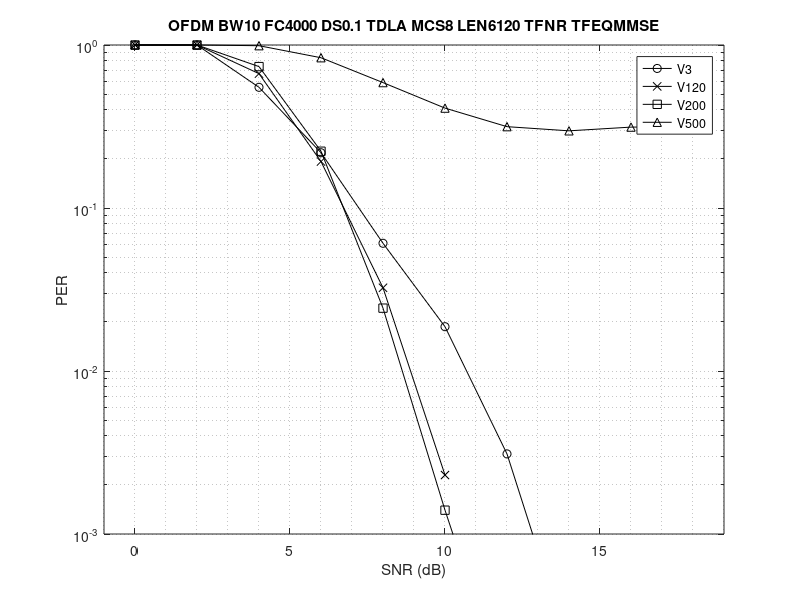
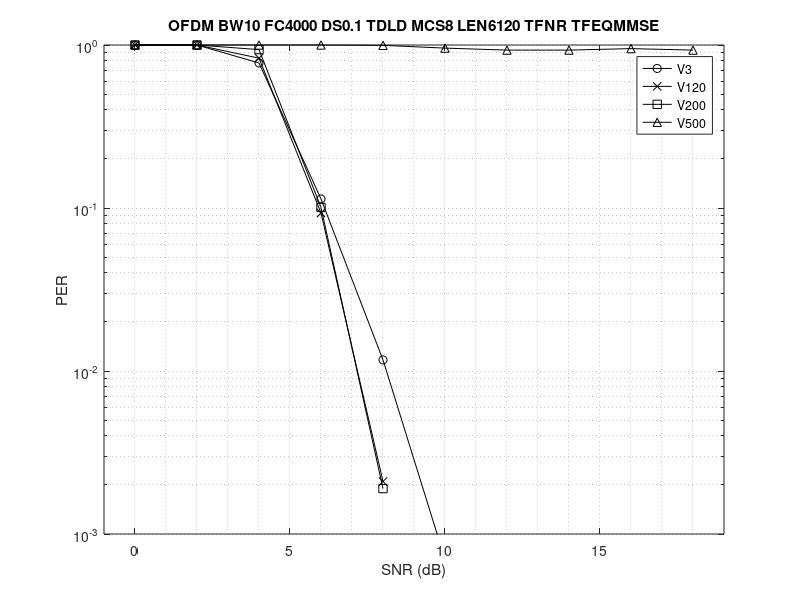
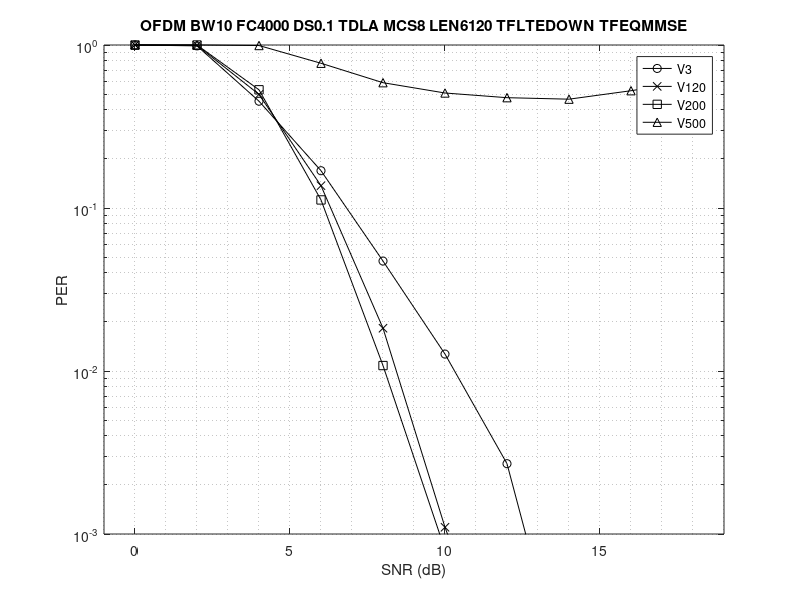
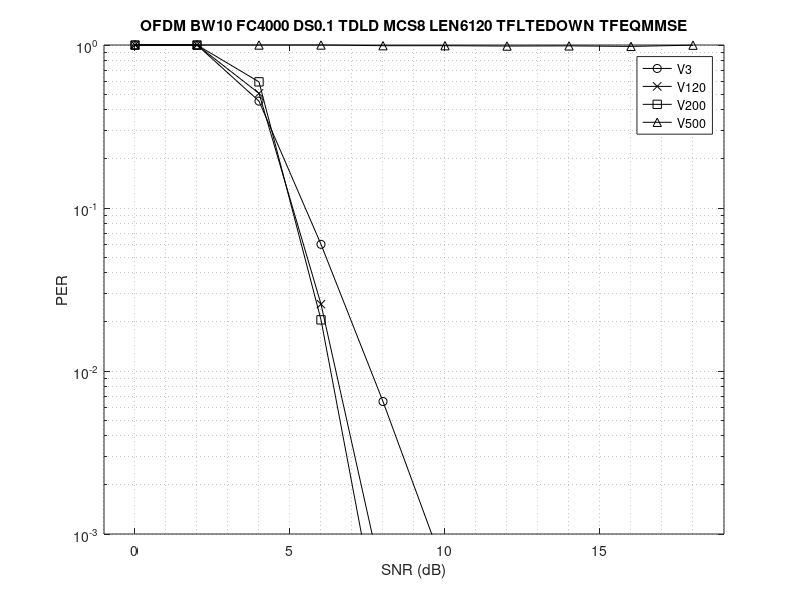

Source code (MATLAB) for these figures, in order:
% simulator: new_wave_test_r3
% commit: caa3e60

% RUNNING CASE: OFDM BW10 FC4000 V3 DS0.1 TDLA MCS8 LEN6120 SIM10000 SNR0 TFNR TFEQMMSE
per_case01 = [ ...
  0.0        401   1.000000
  2.0        401   1.000000
  4.0        729   0.550069
  6.0       1837   0.218291
  8.0       6601   0.060748
 10.0      10000   0.018700
 12.0      10000   0.003100
 14.0      10000   0.000200
 16.0      10000   0.000100];

% RUNNING CASE: OFDM BW10 FC4000 V120 DS0.1 TDLA MCS8 LEN6120 SIM10000 SNR0 TFNR TFEQMMSE
per_case02 = [ ...
  0.0        401   1.000000
  2.0        401   1.000000
  4.0        601   0.667221
  6.0       2080   0.192788
  8.0      10000   0.032400
 10.0      10000   0.002300
 12.0      10000   0.000000];

% RUNNING CASE: OFDM BW10 FC4000 V200 DS0.1 TDLA MCS8 LEN6120 SIM10000 SNR0 TFNR TFEQMMSE
per_case03 = [ ...
  0.0        401   1.000000
  2.0        401   1.000000
  4.0        544   0.737132
  6.0       1798   0.223026
  8.0      10000   0.024300
 10.0      10000   0.001400
 12.0      10000   0.000100];

% RUNNING CASE: OFDM BW10 FC4000 V500 DS0.1 TDLA MCS8 LEN6120 SIM10000 SNR0 TFNR TFEQMMSE
per_case04 = [ ...
  0.0        401   1.000000
  2.0        401   1.000000
  4.0        405   0.990123
  6.0        480   0.835417
  8.0        682   0.587977
 10.0        978   0.410020
 12.0       1271   0.315500
 14.0       1348   0.297478
 16.0       1279   0.313526
 18.0       1272   0.315252];

% RUNNING CASE: OFDM BW10 FC4000 V3 DS0.1 TDLD MCS8 LEN6120 SIM10000 SNR0 TFNR TFEQMMSE
per_case05 = [ ...
  0.0        401   1.000000
  2.0        401   1.000000
  4.0        517   0.775629
  6.0       3529   0.113630
  8.0      10000   0.011700
 10.0      10000   0.000700];

% RUNNING CASE: OFDM BW10 FC4000 V120 DS0.1 TDLD MCS8 LEN6120 SIM10000 SNR0 TFNR TFEQMMSE
per_case06 = [ ...
  0.0        401   1.000000
  2.0        401   1.000000
  4.0        483   0.830228
  6.0       4305   0.093148
  8.0      10000   0.002100
 10.0      10000   0.000000];

% RUNNING CASE: OFDM BW10 FC4000 V200 DS0.1 TDLD MCS8 LEN6120 SIM10000 SNR0 TFNR TFEQMMSE
per_case07 = [ ...
  0.0        401   1.000000
  2.0        401   1.000000
  4.0        428   0.936916
  6.0       3979   0.100779
  8.0      10000   0.001900
 10.0      10000   0.000000];

% RUNNING CASE: OFDM BW10 FC4000 V500 DS0.1 TDLD MCS8 LEN6120 SIM10000 SNR0 TFNR TFEQMMSE
per_case08 = [ ...
  0.0        401   1.000000
  2.0        401   1.000000
  4.0        401   1.000000
  6.0        401   1.000000
  8.0        403   0.995037
 10.0        419   0.957041
 12.0        431   0.930394
 14.0        431   0.930394
 16.0        422   0.950237
 18.0        431   0.930394];

% RUNNING CASE: OFDM BW10 FC4000 V3 DS0.1 TDLA MCS8 LEN6120 SIM10000 SNR0 TFLTEDOWN TFEQMMSE
per_case09 = [ ...
  0.0        401   1.000000
  2.0        406   0.987685
  4.0        887   0.452086
  6.0       2368   0.169341
  8.0       8483   0.047271
 10.0      10000   0.012700
 12.0      10000   0.002700
 14.0      10000   0.000100];

% RUNNING CASE: OFDM BW10 FC4000 V120 DS0.1 TDLA MCS8 LEN6120 SIM10000 SNR0 TFLTEDOWN TFEQMMSE
per_case10 = [ ...
  0.0        401   1.000000
  2.0        403   0.995037
  4.0        806   0.497519
  6.0       2926   0.137047
  8.0      10000   0.018300
 10.0      10000   0.001100
 12.0      10000   0.000100];

% RUNNING CASE: OFDM BW10 FC4000 V200 DS0.1 TDLA MCS8 LEN6120 SIM10000 SNR0 TFLTEDOWN TFEQMMSE
per_case11 = [ ...
  0.0        401   1.000000
  2.0        401   1.000000
  4.0        755   0.531126
  6.0       3578   0.112074
  8.0      10000   0.010800
 10.0      10000   0.000800];

% RUNNING CASE: OFDM BW10 FC4000 V500 DS0.1 TDLA MCS8 LEN6120 SIM10000 SNR0 TFLTEDOWN TFEQMMSE
per_case12 = [ ...
  0.0        401   1.000000
  2.0        401   1.000000
  4.0        404   0.992574
  6.0        519   0.772640
  8.0        683   0.587116
 10.0        790   0.507595
 12.0        844   0.475118
 14.0        862   0.465197
 16.0        765   0.524183
 18.0        663   0.604827];

% RUNNING CASE: OFDM BW10 FC4000 V3 DS0.1 TDLD MCS8 LEN6120 SIM10000 SNR0 TFLTEDOWN TFEQMMSE
per_case13 = [ ...
  0.0        401   1.000000
  2.0        401   1.000000
  4.0        886   0.452596
  6.0       6699   0.059860
  8.0      10000   0.006500
 10.0      10000   0.000600];

% RUNNING CASE: OFDM BW10 FC4000 V120 DS0.1 TDLD MCS8 LEN6120 SIM10000 SNR0 TFLTEDOWN TFEQMMSE
per_case14 = [ ...
  0.0        401   1.000000
  2.0        401   1.000000
  4.0        794   0.505038
  6.0      10000   0.025700
  8.0      10000   0.000500];

% RUNNING CASE: OFDM BW10 FC4000 V200 DS0.1 TDLA MCS8 LEN6120 SIM10000 SNR0 TFLTEDOWN TFEQMMSE
per_case15 = [ ...
  0.0        401   1.000000
  2.0        401   1.000000
  4.0        675   0.594074
  6.0      10000   0.020600
  8.0      10000   0.000200];

% RUNNING CASE: OFDM BW10 FC4000 V500 DS0.1 TDLD MCS8 LEN6120 SIM10000 SNR0 TFLTEDOWN TFEQMMSE
per_case16 = [ ...
  0.0        401   1.000000
  2.0        401   1.000000
  4.0        401   1.000000
  6.0        401   1.000000
  8.0        405   0.990123
 10.0        405   0.990123
 12.0        407   0.985258
 14.0        406   0.987685
 16.0        409   0.980440
 18.0        402   0.997512];

% RUNNING CASE: OFDM BW10 FC4000 V3 DS0.1 TDLA MCS8 LEN6120 SIM10000 SNR0 TFLTEUP TFEQMMSE
per_case17 = [ ...
  0.0        401   1.000000
  2.0        401   1.000000
  4.0        441   0.909297
  6.0       1073   0.373719
  8.0       4382   0.091511
 10.0      10000   0.021400
 12.0      10000   0.002500
 14.0      10000   0.000200];

% RUNNING CASE: OFDM BW10 FC4000 V120 DS0.1 TDLA MCS8 LEN6120 SIM10000 SNR0 TFLTEUP TFEQMMSE
per_case18 = [ ...
  0.0        401   1.000000
  2.0        401   1.000000
  4.0        429   0.934732
  6.0        968   0.414256
  8.0       4793   0.083664
 10.0      10000   0.010500
 12.0      10000   0.001000
 14.0      10000   0.000100];

% RUNNING CASE: OFDM BW10 FC4000 V200 DS0.1 TDLA MCS8 LEN6120 SIM10000 SNR0 TFLTEUP TFEQMMSE
per_case19 = [ ...
  0.0        401   1.000000
  2.0        401   1.000000
  4.0        406   0.987685
  6.0        619   0.647819
  8.0       1470   0.272789
 10.0       3471   0.115529
 12.0       5117   0.078366
 14.0       6244   0.064222
 16.0       5119   0.078336
 18.0       4782   0.083856];

% RUNNING CASE: OFDM BW10 FC4000 V500 DS0.1 TDLA MCS8 LEN6120 SIM10000 SNR0 TFLTEUP TFEQMMSE
per_case20 = [ ...
  0.0        401   1.000000
  2.0        401   1.000000
  4.0        401   1.000000
  6.0        401   1.000000
  8.0        401   1.000000
 10.0        401   1.000000
 12.0        401   1.000000
 14.0        403   0.995037
 16.0        403   0.995037
 18.0        402   0.997512];

% RUNNING CASE: OFDM BW10 FC4000 V3 DS0.1 TDLD MCS8 LEN6120 SIM10000 SNR0 TFLTEUP TFEQMMSE
per_case21 = [ ...
  0.0        401   1.000000
  2.0        401   1.000000
  4.0        403   0.995037
  6.0       1302   0.307988
  8.0      10000   0.024300
 10.0      10000   0.001200
 12.0      10000   0.000200];

% RUNNING CASE: OFDM BW10 FC4000 V120 DS0.1 TDLD MCS8 LEN6120 SIM10000 SNR0 TFLTEUP TFEQMMSE
per_case22 = [ ...
  0.0        401   1.000000
  2.0        401   1.000000
  4.0        401   1.000000
  6.0        902   0.444568
  8.0      10000   0.022500
 10.0      10000   0.000200];

% RUNNING CASE: OFDM BW10 FC4000 V200 DS0.1 TDLD MCS8 LEN6120 SIM10000 SNR0 TFLTEUP TFEQMMSE
per_case23 = [ ...
  0.0        401   1.000000
  2.0        401   1.000000
  4.0        401   1.000000
  6.0        436   0.919725
  8.0        777   0.516088
 10.0       1551   0.258543
 12.0       2212   0.181284
 14.0       2210   0.181448
 16.0       2065   0.194189
 18.0       1580   0.253797];

% RUNNING CASE: OFDM BW10 FC4000 V500 DS0.1 TDLD MCS8 LEN6120 SIM10000 SNR0 TFLTEUP TFEQMMSE
per_case24 = [ ...
  0.0        401   1.000000
  2.0        401   1.000000
  4.0        401   1.000000
  6.0        401   1.000000
  8.0        401   1.000000
 10.0        401   1.000000
 12.0        401   1.000000
 14.0        401   1.000000
 16.0        401   1.000000
 18.0        401   1.000000];

% RUNNING CASE: OFDM BW10 FC4000 V3 DS0.1 TDLA MCS8 LEN6120 SIM10000 SNR0 REAL TFEQMMSE
per_case25 = [ ...
  0.0        401   1.000000
  2.0        644   0.622671
  4.0       1542   0.260052
  6.0       3928   0.102088
  8.0      10000   0.033100
 10.0      10000   0.006900
 12.0      10000   0.002300
 14.0      10000   0.000400];

% RUNNING CASE: OFDM BW10 FC4000 V120 DS0.1 TDLA MCS8 LEN6120 SIM10000 SNR0 REAL TFEQMMSE
per_case26 = [ ...
  0.0        401   1.000000
  2.0        572   0.701049
  4.0       2053   0.195324
  6.0       7916   0.050657
  8.0      10000   0.008400
 10.0      10000   0.000500];

% RUNNING CASE: OFDM BW10 FC4000 V200 DS0.1 TDLA MCS8 LEN6120 SIM10000 SNR0 REAL TFEQMMSE
per_case27 = [ ...
  0.0        401   1.000000
  2.0        514   0.780156
  4.0       2189   0.183189
  6.0      10000   0.028700
  8.0      10000   0.002700
 10.0      10000   0.000100];

% RUNNING CASE: OFDM BW10 FC4000 V500 DS0.1 TDLA MCS8 LEN6120 SIM10000 SNR0 REAL TFEQMMSE
per_case28 = [ ...
  0.0        401   1.000000
  2.0        438   0.915525
  4.0       3044   0.131735
  6.0      10000   0.005900
  8.0      10000   0.000300];

% RUNNING CASE: OFDM BW10 FC4000 V3 DS0.1 TDLD MCS8 LEN6120 SIM10000 SNR0 REAL TFEQMMSE
per_case29 = [ ...
  0.0        401   1.000000
  2.0        574   0.698606
  4.0       3239   0.123804
  6.0      10000   0.021200
  8.0      10000   0.003000
 10.0      10000   0.000100];

% RUNNING CASE: OFDM BW10 FC4000 V120 DS0.1 TDLD MCS8 LEN6120 SIM10000 SNR0 REAL TFEQMMSE
per_case30 = [ ...
  0.0        401   1.000000
  2.0        460   0.871739
  4.0       4997   0.080248
  6.0      10000   0.001800
  8.0      10000   0.000000];

% RUNNING CASE: OFDM BW10 FC4000 V200 DS0.1 TDLD MCS8 LEN6120 SIM10000 SNR0 REAL TFEQMMSE
per_case31 = [ ...
  0.0        401   1.000000
  2.0        448   0.895089
  4.0       7401   0.054182
  6.0      10000   0.001000
  8.0      10000   0.000000];

% RUNNING CASE: OFDM BW10 FC4000 V500 DS0.1 TDLD MCS8 LEN6120 SIM10000 SNR0 REAL TFEQMMSE
per_case32 = [ ...
  0.0        401   1.000000
  2.0        404   0.992574
  4.0      10000   0.037000
  6.0      10000   0.000000];

% RUNNING CASE: OTFS BW10 FC4000 V3 DS0.1 TDLA MCS8 LEN6120 SIM10000 SNR0 DDTONE TFEQMMSE
per_case33 = [ ...
  0.0        401   1.000000
  2.0        401   1.000000
  4.0        458   0.875546
  6.0        880   0.455682
  8.0       2436   0.164614
 10.0       7972   0.050301
 12.0      10000   0.009500
 14.0      10000   0.002200
 16.0      10000   0.000000];

% RUNNING CASE: OTFS BW10 FC4000 V120 DS0.1 TDLA MCS8 LEN6120 SIM10000 SNR0 DDTONE TFEQMMSE
per_case34 = [ ...
  0.0        401   1.000000
  2.0        401   1.000000
  4.0        413   0.970944
  6.0        696   0.576149
  8.0       2512   0.159634
 10.0      10000   0.016400
 12.0      10000   0.001100
 14.0      10000   0.000000];

% RUNNING CASE: OTFS BW10 FC4000 V200 DS0.1 TDLA MCS8 LEN6120 SIM10000 SNR0 DDTONE TFEQMMSE
per_case35 = [ ...
  0.0        401   1.000000
  2.0        401   1.000000
  4.0        402   0.997512
  6.0        543   0.738490
  8.0       2641   0.151836
 10.0      10000   0.008800
 12.0      10000   0.000400
 14.0      10000   0.000000];

% RUNNING CASE: OTFS BW10 FC4000 V500 DS0.1 TDLA MCS8 LEN6120 SIM10000 SNR0 DDTONE TFEQMMSE
per_case36 = [ ...
  0.0        401   1.000000
  2.0        401   1.000000
  4.0        401   1.000000
  6.0        419   0.957041
  8.0       1277   0.314017
 10.0      10000   0.012600
 12.0      10000   0.000100
 14.0      10000   0.000100];

% RUNNING CASE: OTFS BW10 FC4000 V3 DS0.1 TDLD MCS8 LEN6120 SIM10000 SNR0 DDTONE TFEQMMSE
per_case37 = [ ...
  0.0        401   1.000000
  2.0        401   1.000000
  4.0        403   0.995037
  6.0        613   0.654160
  8.0       2552   0.157132
 10.0      10000   0.020200
 12.0      10000   0.001000
 14.0      10000   0.000000];

% RUNNING CASE: OTFS BW10 FC4000 V120 DS0.1 TDLD MCS8 LEN6120 SIM10000 SNR0 DDTONE TFEQMMSE
per_case38 = [ ...
  0.0        401   1.000000
  2.0        401   1.000000
  4.0        401   1.000000
  6.0        484   0.828512
  8.0       3093   0.129648
 10.0      10000   0.001500
 12.0      10000   0.000000];

% RUNNING CASE: OTFS BW10 FC4000 V200 DS0.1 TDLD MCS8 LEN6120 SIM10000 SNR0 DDTONE TFEQMMSE
per_case39 = [ ...
  0.0        401   1.000000
  2.0        401   1.000000
  4.0        401   1.000000
  6.0        454   0.883260
  8.0       3508   0.114310
 10.0      10000   0.000700];

% RUNNING CASE: OTFS BW10 FC4000 V500 DS0.1 TDLD MCS8 LEN6120 SIM10000 SNR0 DDTONE TFEQMMSE
per_case40 = [ ...
  0.0        401   1.000000
  2.0        401   1.000000
  4.0        401   1.000000
  6.0        401   1.000000
  8.0        938   0.427505
 10.0      10000   0.003000
 12.0      10000   0.000000];

% RUNNING CASE: OTFS BW10 FC4000 V3 DS0.1 TDLA MCS8 LEN6120 SIM10000 SNR0 REAL TFEQMMSE
per_case41 = [ ...
  0.0        401   1.000000
  2.0        610   0.657377
  4.0       1243   0.322607
  6.0       2652   0.151207
  8.0       6961   0.057607
 10.0      10000   0.017000
 12.0      10000   0.003200
 14.0      10000   0.001100
 16.0      10000   0.000000];

% RUNNING CASE: OTFS BW10 FC4000 V120 DS0.1 TDLA MCS8 LEN6120 SIM10000 SNR0 REAL TFEQMMSE
per_case42 = [ ...
  0.0        401   1.000000
  2.0        507   0.790927
  4.0       1284   0.312305
  6.0       4528   0.088560
  8.0      10000   0.016000
 10.0      10000   0.000900];
 
% RUNNING CASE: OTFS BW10 FC4000 V200 DS0.1 TDLA MCS8 LEN6120 SIM10000 SNR0 REAL TFEQMMSE
per_case43 = [ ...
  0.0        401   1.000000
  2.0        472   0.849576
  4.0       1375   0.291636
  6.0       6948   0.057714
  8.0      10000   0.008600
 10.0      10000   0.000400];
 
% RUNNING CASE: OTFS BW10 FC4000 V500 DS0.1 TDLA MCS8 LEN6120 SIM10000 SNR0 REAL TFEQMMSE
per_case44 = [ ...
  0.0        401   1.000000
  2.0        411   0.975669
  4.0       1419   0.282593
  6.0      10000   0.021800
  8.0      10000   0.000300];

% RUNNING CASE: OTFS BW10 FC4000 V3 DS0.1 TDLD MCS8 LEN6120 SIM10000 SNR0 REAL TFEQMMSE
per_case45 = [ ...
  0.0        401   1.000000
  2.0        496   0.808468
  4.0       1617   0.247990
  6.0       7836   0.051174
  8.0      10000   0.007700
 10.0      10000   0.001100
 12.0      10000   0.000000];

% RUNNING CASE: OTFS BW10 FC4000 V120 DS0.1 TDLD MCS8 LEN6120 SIM10000 SNR0 REAL TFEQMMSE
per_case46 = [ ...
  0.0        401   1.000000
  2.0        432   0.928241
  4.0       2013   0.199205
  6.0      10000   0.009600
  8.0      10000   0.000200];

% RUNNING CASE: OTFS BW10 FC4000 V200 DS0.1 TDLD MCS8 LEN6120 SIM10000 SNR0 REAL TFEQMMSE
per_case47 = [ ...
  0.0        401   1.000000
  2.0        409   0.980440
  4.0       2445   0.164008
  6.0      10000   0.003400
  8.0      10000   0.000000];

% RUNNING CASE: OTFS BW10 FC4000 V500 DS0.1 TDLD MCS8 LEN6120 SIM10000 SNR0 REAL TFEQMMSE
per_case48 = [ ...
  0.0        401   1.000000
  2.0        401   1.000000
  4.0       2755   0.145554
  6.0      10000   0.000200];

% RUNNING CASE: OTFS BW10 FC4000 V3 DS0.1 TDLA MCS8 LEN6120 SIM10000 SNR0 DDTONE TFEQMMSE
per_case49 = [ ...
  0.0        401   1.000000
  2.0        401   1.000000
  4.0        454   0.883260
  6.0        875   0.458286
  8.0       2547   0.157440
 10.0       8038   0.049888
 12.0      10000   0.010300
 14.0      10000   0.002900
 16.0      10000   0.000600];

% RUNNING CASE: OTFS BW10 FC4000 V120 DS0.1 TDLA MCS8 LEN6120 SIM10000 SNR0 DDTONE TFEQMMSE
per_case50 = [ ...
  0.0        401   1.000000
  2.0        401   1.000000
  4.0        415   0.966265
  6.0        665   0.603008
  8.0       2462   0.162876
 10.0      10000   0.015700
 12.0      10000   0.000400];

% RUNNING CASE: OTFS BW10 FC4000 V200 DS0.1 TDLA MCS8 LEN6120 SIM10000 SNR0 DDTONE TFEQMMSE
per_case51 = [ ...
  0.0        401   1.000000
  2.0        401   1.000000
  4.0        401   1.000000
  6.0        566   0.708481
  8.0       2562   0.156518
 10.0      10000   0.010100
 12.0      10000   0.000100];

% RUNNING CASE: OTFS BW10 FC4000 V500 DS0.1 TDLA MCS8 LEN6120 SIM10000 SNR0 DDTONE TFEQMMSE
per_case52 = [ ...
  0.0        401   1.000000
  2.0        401   1.000000
  4.0        401   1.000000
  6.0        422   0.950237
  8.0       1344   0.298363
 10.0      10000   0.013200
 12.0      10000   0.000200];

% RUNNING CASE: OTFS BW10 FC4000 V3 DS0.1 TDLA MCS8 LEN6120 SIM10000 SNR0 REAL TFEQMMSE
per_case53 = [ ...
  0.0        401   1.000000
  2.0        648   0.618827
  4.0       1182   0.339255
  6.0       2783   0.144089
  8.0       6867   0.058395
 10.0      10000   0.014400
 12.0      10000   0.003300
 14.0      10000   0.001200
 16.0      10000   0.000200];
 
% RUNNING CASE: OTFS BW10 FC4000 V120 DS0.1 TDLA MCS8 LEN6120 SIM10000 SNR0 REAL TFEQMMSE
per_case54 = [ ...
  0.0        401   1.000000
  2.0        547   0.733090
  4.0       1263   0.317498
  6.0       5062   0.079218
  8.0      10000   0.015900
 10.0      10000   0.002000
 12.0      10000   0.000300];
 
% RUNNING CASE: OTFS BW10 FC4000 V200 DS0.1 TDLA MCS8 LEN6120 SIM10000 SNR0 REAL TFEQMMSE
per_case55 = [ ...
  0.0        401   1.000000
  2.0        472   0.849576
  4.0       1395   0.287455
  6.0       7291   0.054999
  8.0      10000   0.006400
 10.0      10000   0.000300];
 
% RUNNING CASE: OTFS BW10 FC4000 V500 DS0.1 TDLA MCS8 LEN6120 SIM10000 SNR0 REAL TFEQMMSE
per_case56 = [ ...
  0.0        401   1.000000
  2.0        407   0.985258
  4.0       1382   0.290159
  6.0      10000   0.018900
  8.0      10000   0.000200];

% RUNNING CASE: OTFS BW10 FC4000 V3 DS0.1 TDLA MCS8 LEN6120 SIM10000 SNR0 REAL TFEQZF
per_case57 = [ ...
  0.0        412   0.973301
  2.0        813   0.493235
  4.0       1388   0.288905
  6.0       2159   0.185734
  8.0       3138   0.127788
 10.0       4777   0.083944
 12.0       7870   0.050953
 14.0      10000   0.034800
 16.0      10000   0.021200
 18.0      10000   0.011100];

figure
semilogy(per_case01(:,1),per_case01(:,3),'-ko'), hold on
semilogy(per_case02(:,1),per_case02(:,3),'-kx')
semilogy(per_case03(:,1),per_case03(:,3),'-ks')
semilogy(per_case04(:,1),per_case04(:,3),'-k^'), hold off
grid minor
title('OFDM BW10 FC4000 DS0.1 TDLA MCS8 LEN6120 TFNR TFEQMMSE')
xlabel('SNR (dB)'), ylabel('PER')
legend('V3', 'V120', 'V200', 'V500')
axis([-1 19 1e-3 1])

figure
semilogy(per_case05(:,1),per_case05(:,3),'-ko'), hold on
semilogy(per_case06(:,1),per_case06(:,3),'-kx')
semilogy(per_case07(:,1),per_case07(:,3),'-ks')
semilogy(per_case08(:,1),per_case08(:,3),'-k^'), hold off
grid minor
title('OFDM BW10 FC4000 DS0.1 TDLD MCS8 LEN6120 TFNR TFEQMMSE')
xlabel('SNR (dB)'), ylabel('PER')
legend('V3', 'V120', 'V200', 'V500')
axis([-1 19 1e-3 1])

figure
semilogy(per_case09(:,1),per_case09(:,3),'-ko'), hold on
semilogy(per_case10(:,1),per_case10(:,3),'-kx')
semilogy(per_case11(:,1),per_case11(:,3),'-ks')
semilogy(per_case12(:,1),per_case12(:,3),'-k^'), hold off
grid minor
title('OFDM BW10 FC4000 DS0.1 TDLA MCS8 LEN6120 TFLTEDOWN TFEQMMSE')
xlabel('SNR (dB)'), ylabel('PER')
legend('V3', 'V120', 'V200', 'V500')
axis([-1 19 1e-3 1])

figure
semilogy(per_case13(:,1),per_case13(:,3),'-ko'), hold on
semilogy(per_case14(:,1),per_case14(:,3),'-kx')
semilogy(per_case15(:,1),per_case15(:,3),'-ks')
semilogy(per_case16(:,1),per_case16(:,3),'-k^'), hold off
grid minor
title('OFDM BW10 FC4000 DS0.1 TDLD MCS8 LEN6120 TFLTEDOWN TFEQMMSE')
xlabel('SNR (dB)'), ylabel('PER')
legend('V3', 'V120', 'V200', 'V500')
axis([-1 19 1e-3 1])

figure
semilogy(per_case17(:,1),per_case17(:,3),'-ko'), hold on
semilogy(per_case18(:,1),per_case18(:,3),'-kx')
semilogy(per_case19(:,1),per_case19(:,3),'-ks')
semilogy(per_case20(:,1),per_case20(:,3),'-k^'), hold off
grid minor
title('OFDM BW10 FC4000 DS0.1 TDLA MCS8 LEN6120 TFLTEUP TFEQMMSE')
xlabel('SNR (dB)'), ylabel('PER')
legend('V3', 'V120', 'V200', 'V500')
axis([-1 19 1e-3 1])

figure
semilogy(per_case21(:,1),per_case21(:,3),'-ko'), hold on
semilogy(per_case22(:,1),per_case22(:,3),'-kx')
semilogy(per_case23(:,1),per_case23(:,3),'-ks')
semilogy(per_case24(:,1),per_case24(:,3),'-k^'), hold off
grid minor
title('OFDM BW10 FC4000 DS0.1 TDLD MCS8 LEN6120 TFLTEUP TFEQMMSE')
xlabel('SNR (dB)'), ylabel('PER')
legend('V3', 'V120', 'V200', 'V500')
axis([-1 19 1e-3 1])

figure
semilogy(per_case25(:,1),per_case25(:,3),'-ko'), hold on
semilogy(per_case26(:,1),per_case26(:,3),'-kx')
semilogy(per_case27(:,1),per_case27(:,3),'-ks')
semilogy(per_case28(:,1),per_case28(:,3),'-k^'), hold off
grid minor
title('OFDM BW10 FC4000 DS0.1 TDLA MCS8 LEN6120 REAL TFEQMMSE')
xlabel('SNR (dB)'), ylabel('PER')
legend('V3', 'V120', 'V200', 'V500')
axis([-1 19 1e-3 1])

figure
semilogy(per_case29(:,1),per_case29(:,3),'-ko'), hold on
semilogy(per_case30(:,1),per_case30(:,3),'-kx')
semilogy(per_case31(:,1),per_case31(:,3),'-ks')
semilogy(per_case32(:,1),per_case32(:,3),'-k^'), hold off
grid minor
title('OFDM BW10 FC4000 DS0.1 TDLD MCS8 LEN6120 REAL TFEQMMSE')
xlabel('SNR (dB)'), ylabel('PER')
legend('V3', 'V120', 'V200', 'V500')
axis([-1 19 1e-3 1])

figure
semilogy(per_case33(:,1),per_case33(:,3),'-ko'), hold on
semilogy(per_case34(:,1),per_case34(:,3),'-kx')
semilogy(per_case35(:,1),per_case35(:,3),'-ks')
semilogy(per_case36(:,1),per_case36(:,3),'-k^'), hold off
grid minor
title('OTFS BW10 FC4000 DS0.1 TDLA MCS8 LEN6120 DDTONE TFEQMMSE')
xlabel('SNR (dB)'), ylabel('PER')
legend('V3', 'V120', 'V200', 'V500')
axis([-1 19 1e-3 1])

figure
semilogy(per_case37(:,1),per_case37(:,3),'-ko'), hold on
semilogy(per_case38(:,1),per_case38(:,3),'-kx')
semilogy(per_case39(:,1),per_case39(:,3),'-ks')
semilogy(per_case40(:,1),per_case40(:,3),'-k^'), hold off
grid minor
title('OTFS BW10 FC4000 DS0.1 TDLD MCS8 LEN6120 DDTONE TFEQMMSE')
xlabel('SNR (dB)'), ylabel('PER')
legend('V3', 'V120', 'V200', 'V500')
axis([-1 19 1e-3 1])

figure
semilogy(per_case41(:,1),per_case41(:,3),'-ko'), hold on
semilogy(per_case42(:,1),per_case42(:,3),'-kx')
semilogy(per_case43(:,1),per_case43(:,3),'-ks')
semilogy(per_case44(:,1),per_case44(:,3),'-k^'), hold off
grid minor
title('OTFS BW10 FC4000 DS0.1 TDLA MCS8 LEN6120 REAL TFEQMMSE')
xlabel('SNR (dB)'), ylabel('PER')
legend('V3', 'V120', 'V200', 'V500')
axis([-1 19 1e-3 1])

figure
semilogy(per_case45(:,1),per_case45(:,3),'-ko'), hold on
semilogy(per_case46(:,1),per_case46(:,3),'-kx')
semilogy(per_case47(:,1),per_case47(:,3),'-ks')
semilogy(per_case48(:,1),per_case48(:,3),'-k^'), hold off
grid minor
title('OTFS BW10 FC4000 DS0.1 TDLD MCS8 LEN6120 REAL TFEQMMSE')
xlabel('SNR (dB)'), ylabel('PER')
legend('V3', 'V120', 'V200', 'V500')
axis([-1 19 1e-3 1])

figure
semilogy(per_case53(:,1),per_case53(:,3),'-ko'), hold on
semilogy(per_case57(:,1),per_case57(:,3),'-kx'), hold off
grid minor
title('OTFS BW10 FC4000 V3 DS0.1 TDLA MCS8 LEN6120 REAL')
xlabel('SNR (dB)'), ylabel('PER')
legend('MMSE EQ', 'ZF EQ')
axis([-1 19 1e-3 1])
